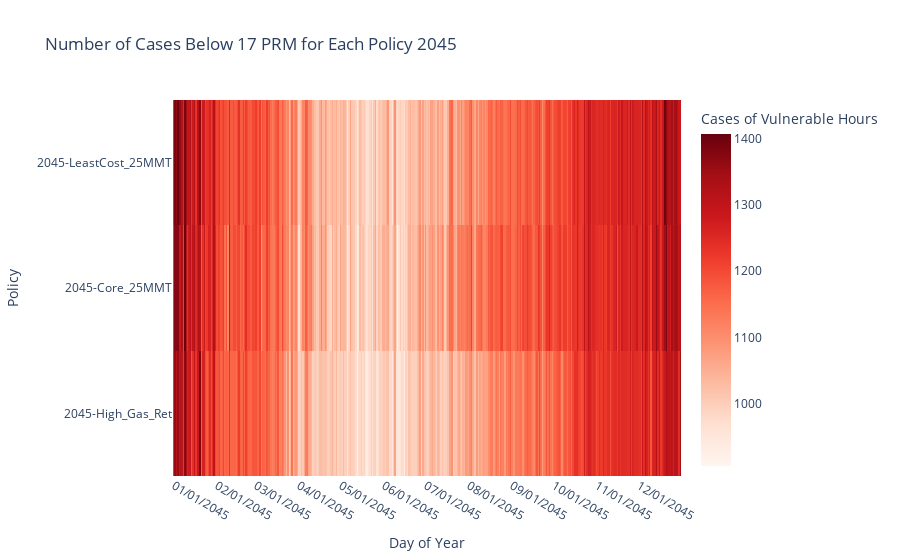

This figure's notebook cell:
### Code cell
# Example usage
folder_path = '/Users/liyangwang/kitxDMDU_analysis/reservemargin'
policyYear = 2045
RMValue = 17
combined_df = RM_daily(folder_path, policyYear, RMValue)
create_heatmap(combined_df, RMValue, policyYear)

### Figure 1 — Plotly figure (JSON) as saved in the notebook; plotly's stock layout.template omitted (floating-point values rounded to 4 significant figures; data arrays with more than 128 entries replaced by an {"elided": "..."} marker saying what was removed)
{"data": [{"coloraxis": "coloraxis", "hovertemplate": "Day of Year: %{x}<br>Policy: %{y}<br>Cases of Vulnerable Hours: %{z}<extra></extra>", "name": "0", "type": "heatmap", "x": {"elided": "365 int values"}, "xaxis": "x", "y": ["2045-LeastCost_25MMT", "2045-Core_25MMT", "2045-High_Gas_Ret"], "yaxis": "y", "z": {"elided": "3x365 int values"}}], "layout": {"coloraxis": {"colorbar": {"title": {"text": "Cases of Vulnerable Hours"}}, "colorscale": [[0, "rgb(255,245,240)"], [0.125, "rgb(254,224,210)"], [0.25, "rgb(252,187,161)"], [0.375, "rgb(252,146,114)"], [0.5, "rgb(251,106,74)"], [0.625, "rgb(239,59,44)"], [0.75, "rgb(203,24,29)"], [0.875, "rgb(165,15,21)"], [1, "rgb(103,0,13)"]]}, "title": {"text": "Number of Cases Below 17 PRM for Each Policy 2045"}, "xaxis": {"anchor": "y", "constrain": "domain", "domain": [0, 1], "scaleanchor": "y", "ticktext": ["01/01/2045", "02/01/2045", "03/01/2045", "04/01/2045", "05/01/2045", "06/01/2045", "07/01/2045", "08/01/2045", "09/01/2045", "10/01/2045", "11/01/2045", "12/01/2045"], "tickvals": [1, 32, 60, 91, 121, 152, 182, 213, 244, 274, 305, 335], "title": {"text": "Day of Year"}}, "yaxis": {"anchor": "x", "autorange": "reversed", "constrain": "domain", "domain": [0, 1], "title": {"text": "Policy"}}}}
